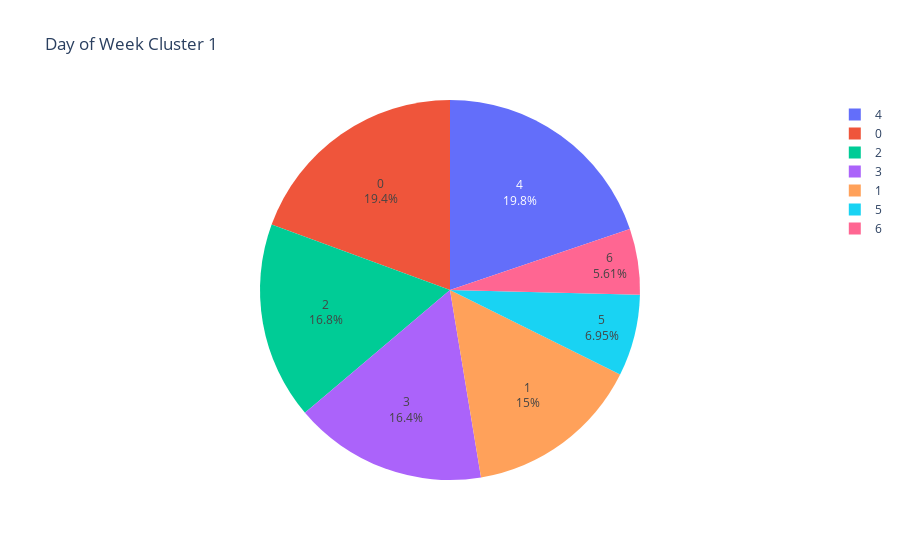

Notebook code for this chart:
### Code cell
fig = px.pie(data_frame=cluster1_df, values = 'Counter', names = 'Day_of_Week', title = 'Day of Week Cluster 1')
fig.update_traces(textposition='inside', textinfo='percent+label')
fig.show()

### Figure 1 — Plotly figure (JSON) as saved in the notebook; plotly's stock layout.template omitted (floating-point values rounded to 4 significant figures; data arrays with more than 128 entries replaced by an {"elided": "..."} marker saying what was removed)
{"data": [{"domain": {"x": [0, 1], "y": [0, 1]}, "hoverlabel": {"namelength": 0}, "hovertemplate": "Day_of_Week=%{label}<br>Counter=%{value}", "labels": {"elided": "2087 int values"}, "legendgroup": "", "name": "", "showlegend": true, "textinfo": "percent+label", "textposition": "inside", "type": "pie", "values": {"elided": "2087 int values"}}], "layout": {"legend": {"tracegroupgap": 0}, "title": {"text": "Day of Week Cluster 1"}}}
